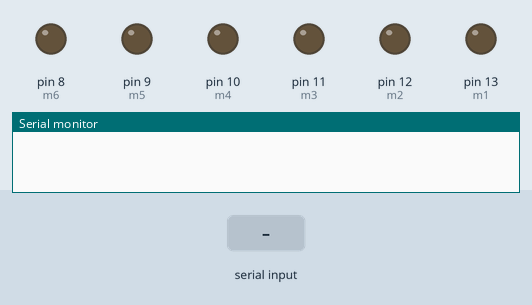
Simulated run of this sketch. Board: Arduino Uno, built with avr-gcc and run on an emulated ATmega328P. Shown: output pins drawn as LEDs (lit = HIGH), the last lines printed to the serial monitor. The inputs (shaded band) are chosen by the test bench.

Above: at 1.2 s.
1.3 s: byte 78 ('N') received over Serial
At 3.0 s:
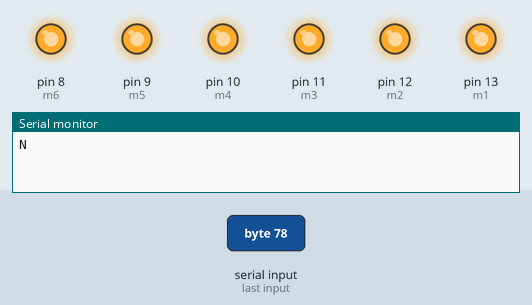
3.3 s: "C" received over Serial
At 4.4 s:
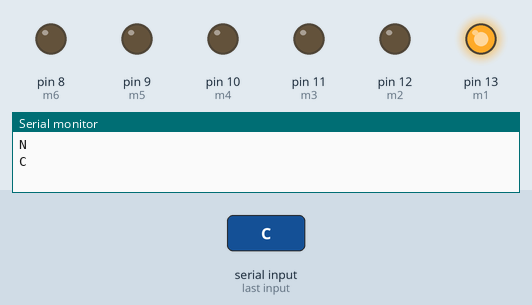
4.9 s: byte 75 ('K') received over Serial
At 5.6 s:
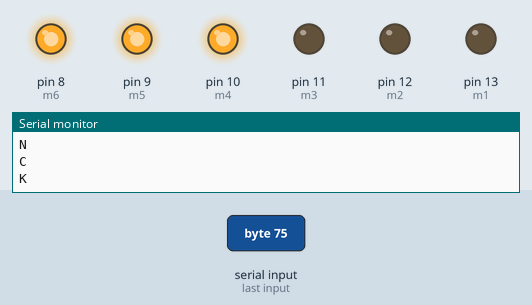
6.5 s: byte 76 ('L') received over Serial
At 7.8 s:
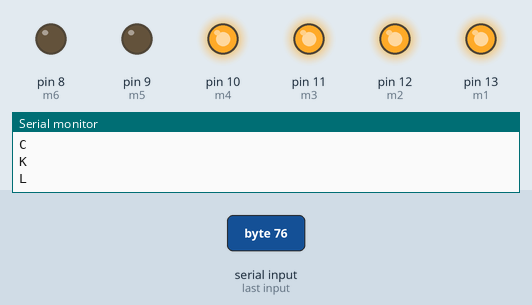
8.1 s: byte 77 ('M') received over Serial
At 9.2 s:
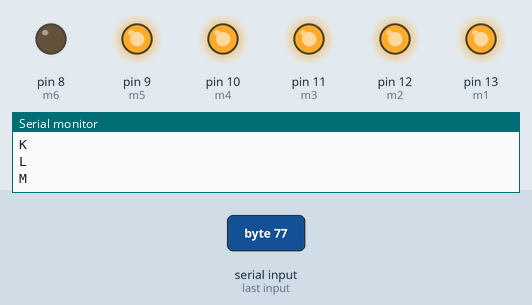
9.7 s: byte 79 ('O') received over Serial
At 9.9 s:
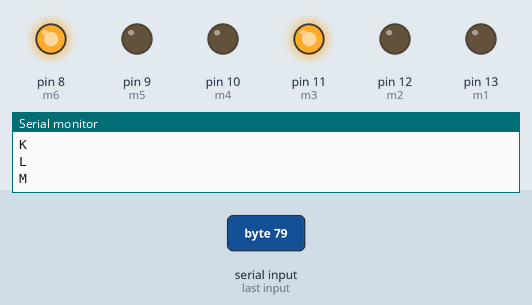
Timing chart, 0 to 12.7 s (numbered marks = the images above; inputs shaded):
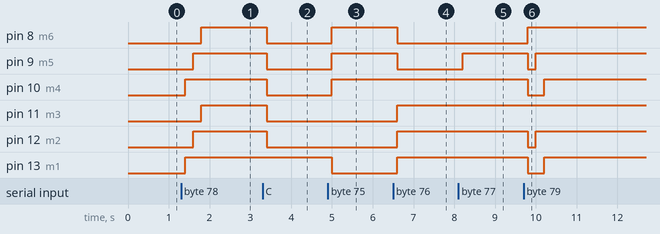

Measured:
- after the input at 1.3 s, pin 8 (m6), pin 11 (m3): LOW → HIGH after 0.50 s; pin 9 (m5), pin 12 (m2): LOW → HIGH after 0.30 s; pin 10 (m4), pin 13 (m1): LOW → HIGH after 0.10 s
- after the input at 3.3 s, pin 8 (m6), pin 9 (m5), pin 10 (m4), pin 11 (m3), pin 12 (m2): HIGH → LOW after 0.10 s
- after the input at 4.9 s, pin 8 (m6), pin 9 (m5), pin 10 (m4): LOW → HIGH after 0.10 s; pin 13 (m1): HIGH → LOW after 0.10 s
- after the input at 6.5 s, pin 8 (m6), pin 9 (m5): HIGH → LOW after 0.10 s; pin 11 (m3), pin 12 (m2), pin 13 (m1): LOW → HIGH after 0.10 s
- after the input at 8.1 s, pin 9 (m5): LOW → HIGH after 0.10 s
- after the input at 9.7 s, pin 8 (m6): LOW → HIGH after 0.10 s; pin 9 (m5), pin 12 (m2): HIGH → LOW after 0.10 s, → HIGH 0.20 s later; pin 10 (m4), pin 13 (m1): HIGH → LOW after 0.10 s, → HIGH 0.40 s later

The sketch:

Incoming_Vest.ino
```cpp
const int m1 =  13;
const int m2 =  12;
const int m3 =  11;
const int m4 =  10;
const int m5 =  9;
const int m6 =  8;

void setup() {
  Serial.begin(9600);
  pinMode(13, OUTPUT);
  pinMode(m1, OUTPUT);
  pinMode(m2, OUTPUT);
  pinMode(m3, OUTPUT);
  pinMode(m4, OUTPUT);
  pinMode(m5, OUTPUT);
  pinMode(m6, OUTPUT);
}

void loop() {
  char a;
  if (Serial.available()>0) {
    a = Serial.read();
    switch (a) {
    case 'A'://all on
      {
        digitalWrite(m1,HIGH);
        digitalWrite(m2,HIGH);
        digitalWrite(m3,HIGH);
        digitalWrite(m4,HIGH);
        digitalWrite(m5,HIGH);
        digitalWrite(m6,HIGH);
        break;
      }

    case 'B'://all off
      {
        digitalWrite(m1,LOW);
        digitalWrite(m2,LOW);
        digitalWrite(m3,LOW);
        digitalWrite(m4,LOW);
        digitalWrite(m5,LOW);
        digitalWrite(m6,LOW);
        break;
      }

    case 'C'://m1 on
    {
      all_Off();
      digitalWrite(m1,HIGH);
      break;
    }
    case 'D'://m2 on
    {
      all_Off();
      digitalWrite(m2,HIGH);
      break;
    }
    case 'E'://m3 on
    {
      all_Off();
      digitalWrite(m3,HIGH);
      break;
    }
    case 'F'://m4 on
    {
      all_Off();
      digitalWrite(m4,HIGH);
      break;
    }
    case 'G'://m5 on
    {
      all_Off();
      digitalWrite(m5,HIGH);
      break;
    }
    case 'H'://m6 on
    {
      all_Off();
      digitalWrite(m1,HIGH);
      break;
    }
    case 'I'://m1 and m2 on
    {
      all_Off();
      digitalWrite(m1,HIGH);
      digitalWrite(m2,HIGH);
      break;
    }
    case 'J'://m1, m2, m3 on
    {
      all_Off();
      digitalWrite(m1,HIGH);
      digitalWrite(m2,HIGH);
      digitalWrite(m2,HIGH);
      break;
    }
    case 'K'://m4, m5, m6 on
    {
      all_Off();
      digitalWrite(m4,HIGH);
      digitalWrite(m5,HIGH);
      digitalWrite(m6,HIGH);
      break;
    }
    case 'L'://m1, m2, m3 and m4 on
    {
      all_Off();
      digitalWrite(m1,HIGH);
      digitalWrite(m2,HIGH);
      digitalWrite(m3,HIGH);
      digitalWrite(m4,HIGH);
      break;
    }
    case 'M'://m1, m2, m3 m4 and m5 on
    {
      all_Off();
      digitalWrite(m1,HIGH);
      digitalWrite(m2,HIGH);
      digitalWrite(m3,HIGH);
      digitalWrite(m4,HIGH);
      digitalWrite(m5,HIGH);
      break;
    }
    case 'N'://Pattern left to right
    {
      all_Off();
      digitalWrite(m1,HIGH);
      digitalWrite(m4,HIGH);
      delay(200);
      digitalWrite(m2,HIGH);
      digitalWrite(m5,HIGH);
      delay(200);
      digitalWrite(m3,HIGH);
      digitalWrite(m6,HIGH);
      break;
    }
    case 'O'://Pattern right to left
    {
      all_Off();
      digitalWrite(m3,HIGH);
      digitalWrite(m6,HIGH);
      delay(200);
      digitalWrite(m2,HIGH);
      digitalWrite(m5,HIGH);
      delay(200);
      digitalWrite(m1,HIGH);
      digitalWrite(m4,HIGH);
      break;
    }
    case 'P'://m3 and m4 on
    {
      all_Off();
      digitalWrite(m3,HIGH);
      digitalWrite(m4,HIGH);
      break;

    }
    case 'Q'://m5 and m6 on
    {
      all_Off();
      digitalWrite(m1,HIGH);
      digitalWrite(m2,HIGH);
      break;
    }
        case 'Z'://Left
    {
      all_Off();
      digitalWrite(m1,HIGH);
      digitalWrite(m2,HIGH);
      delay(1000);
      digitalWrite(m1,HIGH);
     digitalWrite(m2,HIGH);
      digitalWrite(m3,HIGH);
      digitalWrite(m4,HIGH);
      delay(1000);
      digitalWrite(m1,HIGH);
      digitalWrite(m2,HIGH);
      digitalWrite(m3,HIGH);
      digitalWrite(m4,HIGH);
      digitalWrite(m5,HIGH);
      digitalWrite(m6,HIGH);
      delay(1000);
      break;
    }
        case 'Y'://Right
    {
      all_Off();
      digitalWrite(m5,HIGH);
      digitalWrite(m6,HIGH);
      delay(1000);
      digitalWrite(m5,HIGH);
      digitalWrite(m6,HIGH);
      digitalWrite(m3,HIGH);
      digitalWrite(m4,HIGH);
      delay(1000);
      digitalWrite(m1,HIGH);
      digitalWrite(m2,HIGH);
      digitalWrite(m3,HIGH);
      digitalWrite(m4,HIGH);
      digitalWrite(m5,HIGH);
      digitalWrite(m6,HIGH);
      delay(1000);
      break;
    }
    default:
      // statements
      break;
    }
    Serial.println(a);    //remove this line when done testing

  }

}

void all_Off(){
  delay(100);
  digitalWrite(m1,LOW);
  digitalWrite(m2,LOW);
  digitalWrite(m3,LOW);
  digitalWrite(m4,LOW);
  digitalWrite(m5,LOW);
  digitalWrite(m6,LOW);
}
```
